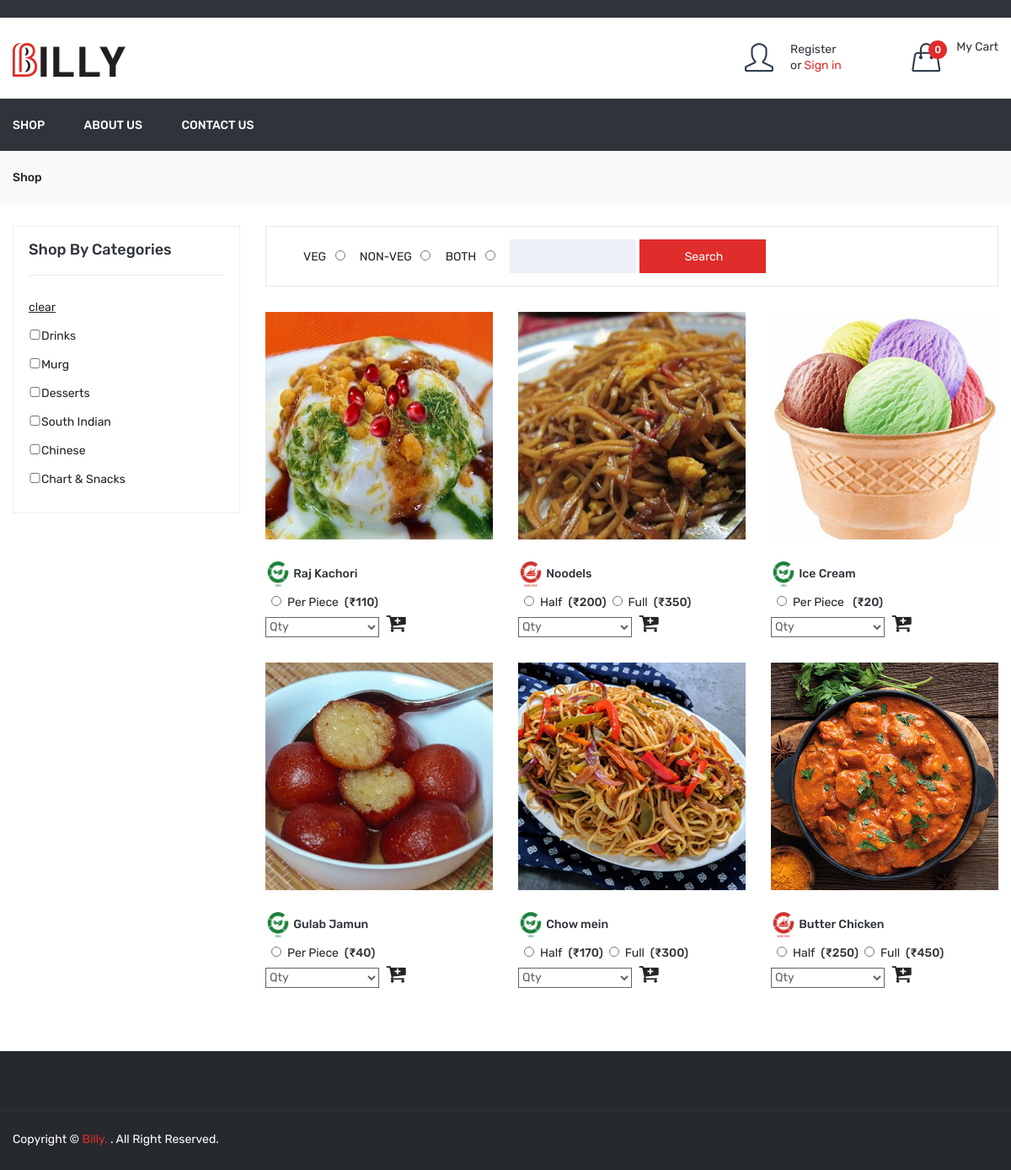
Page /shop on the committed database.
### tables this page shows
CREATE TABLE IF NOT EXISTS `dish` (
  `id` int NOT NULL AUTO_INCREMENT,
  `category_id` int NOT NULL,
  `dish` varchar(100) NOT NULL,
  `dish_detail` text NOT NULL,
  `image` varchar(100) NOT NULL,
  `type` enum('veg','non-veg') NOT NULL,
  `status` int NOT NULL,
  `added_on` datetime NOT NULL,
  PRIMARY KEY (`id`)
);

CREATE TABLE IF NOT EXISTS `dish_details` (
  `id` int NOT NULL AUTO_INCREMENT,
  `dish_id` int NOT NULL,
  `attribute` varchar(100) NOT NULL,
  `price` int NOT NULL,
  `status` int NOT NULL,
  `added_on` datetime NOT NULL,
  PRIMARY KEY (`id`)
);

CREATE TABLE IF NOT EXISTS `category` (
  `id` int NOT NULL AUTO_INCREMENT,
  `category` varchar(50) NOT NULL,
  `status` int NOT NULL,
  `added_on` datetime NOT NULL,
  PRIMARY KEY (`id`)
);

### function.inc.php (called while the page is built, shortened)
<?php
function getSetting()
{
  global $con;
  $sql = "select * from setting where id='1'";
  $res = mysqli_query($con, $sql);
  $row = mysqli_fetch_assoc($res);
  return $row;
}
?>

### shop.php (the view, shortened to what this page needs)
<?php
include("header.php");
$search_str = '';
$arrType = array("veg", "non-veg", "both");
?>
<div class="breadcrumb-area gray-bg">
    <div class="container">
        <div class="breadcrumb-content">
            <ul>
                <li><a href="<?php echo FRONT_SITE_PATH ?>shop">Shop</a></li>
            </ul>
        </div>
    </div>
</div>
<div class="shop-page-area pt-25 pb-25">
    <div class="container">
        <div class="row flex-row-reverse">
            <div class="col-lg-9">
                <div class="shop-topbar-wrapper">
                    <div class="product-sorting-wrapper">
                        <div class="product-show shorting-style">
                            <?php
                            foreach ($arrType as $list) {
                                $type_radio_selected = '';
                            ?>
                                <?php echo strtoupper($list) ?> <input type="radio" name="dish_type" <?php echo  $type_radio_selected ?> value="veg" style='width: 16px;height: 12px;margin-right: 5px;margin-left: 5px;' onclick="setFoodType('<?php echo $list ?>')" />&nbsp;&nbsp;
                            <?php } ?>
                            <input class="search_box" type="textbox" id="search" value="<?php echo $search_str ?>" />
                            <input class="search_box seahc_box_btn" type="button" class="submit btn-style" value="Search" onclick="setSearch()" />
                        </div>
                    </div>
                </div>
                <?php
                $product_sql = "select dish.*,category.category from dish,category where dish.category_id=category.id and category.status=1 and dish.status=1";
                $product_sql .= " order by dish.dish desc";
                $product_res = mysqli_query($con, $product_sql);
                $product_count = mysqli_num_rows($product_res);
                ?>
                <div class="grid-list-product-wrapper">
                    <div class="product-grid product-view pb-20">
                        <?php if ($product_count > 0) {  ?>
                            <div class="row">
                                <?php
                                while ($product_row = mysqli_fetch_assoc($product_res)) {
                                ?>
                                    <div class="product-width col-xl-4 col-lg-4 col-md-4 col-sm-6 col-12 mb-30">
                                        <div class="product-wrapper">
                                            <div class="product-img">
                                                <a target="_blank" href="<?php echo SITE_DISH_IMAGE . $product_row['image'] ?>">
                                                    <img src="<?php echo SITE_DISH_IMAGE . $product_row['image']; ?>" alt="">
                                                </a>
                                            </div>
                                            <div class="product-content">
                                                <h4>
                                                    <?php
                                                    if ($product_row['type'] == 'veg') {
                                                        echo "<img src='" . FRONT_SITE_PATH . "assets/img/icon-img/veg.png' style='height: 30px;'/>";
                                                    } else {
                                                        echo "<img src='" . FRONT_SITE_PATH . "assets/img/icon-img/non-veg.png' style='height: 30px;'/>";
                                                    }
                                                    ?>
                                                    <a href="javascript:void(0)"><?php echo $product_row['dish'];
                                                                                    getRatingByDishId($product_row['id']); ?></a>
                                                </h4>
                                                <?php
                                                $dish_attr_res = mysqli_query($con, "select * from dish_details where status='1' and dish_id='" . $product_row['id'] . "' order by price asc");
                                                ?>
                                                <div class="product-price-wrapper">
                                                    <?php
                                                    while ($dish_attr_row = mysqli_fetch_assoc($dish_attr_res)) {
                                                        if ($website_close == 0) {
                                                            echo "<input type='radio' style='width: 16px;height: 12px;margin-right: 5px;margin-left: 5px;' name='radio_" . $product_row['id'] . "' id='radio_" . $product_row['id'] . "' value='" . $dish_attr_row['id'] . "'/>";
                                                            echo $dish_attr_row['attribute'];
                                                            echo "<span>(₹" . $dish_attr_row['price'] . ")</span>";
                                                        }
                                                    }
                                                    ?>
                                                </div>
                                                <?php if ($website_close == 0) { ?>
                                                    <div class="product-price-wrapper">
                                                        <select style=" height: 24px; width: 50%; border: 1px solid #626262; margin-top: 7px;" id="qty<?php echo $product_row['id'] ?>">
                                                            <option value="0">Qty</option>
                                                        </select>
                                                        <i class="fa fa-cart-plus" aria-hidden="true" style="font-size: 25px;margin-left: 5px;cursor: pointer;" onclick="add_to_cart('<?php echo $product_row['id'] ?>','add')"></i>
                                                    </div>
                                                <?php
                                                }
                                                ?>
                                            </div>
                                        </div>
                                    </div>
                                <?php } ?>
                            </div>
                        <?php } else {
                            echo "No Dish Found";
                        }
                        ?>
                    </div>
                </div>
            </div>
            <?php
            $cat_res = mysqli_query($con, "select * from category where status=1 order by id desc");
            ?>
            <div class="col-lg-3">
                <div class="shop-sidebar-wrapper gray-bg-7 shop-sidebar-mrg">
                    <div class="shop-widget">
                        <h4 class="shop-sidebar-title">Shop By Categories</h4>
                        <div class="shop-catigory">
                            <ul id="faq" class="category_list">
                                <li><a href="<?php echo FRONT_SITE_PATH ?>shop"><u>clear</u></a></li>
                                <?php
                                while ($cat_row = mysqli_fetch_assoc($cat_res)) {
                                    $is_checked = '';
                                    echo "<li> <input $is_checked onclick=set_checkbox('" . $cat_row['id'] . "') type='checkbox' name='cat_arr[]' value='" . $cat_row['category'] . "' style=' width: 15px;height: 12px;'/>" . $cat_row['category'] . "</li>";
                                }
                                ?>
                            </ul>
                        </div>
                    </div>
                </div>
            </div>
        </div>
    </div>
</div>
<?php
include("footer.php");
?>

### rows in the picture
dish: image (picture), dish "Raj Kachori", id "Qty"
dish_details: attribute "Per Piece", price "110"
dish: image (picture), dish "Noodels", id "Qty"
dish_details: attribute "Half", price "200"
dish_details: attribute "Full", price "350"
dish: image (picture), dish "Ice Cream", id "Qty"
dish_details: attribute "Per Piece", price "20"
dish: image (picture), dish "Gulab Jamun", id "Qty"
dish_details: attribute "Per Piece", price "40"
dish: image (picture), dish "Chow mein", id "Qty"
dish_details: attribute "Half", price "170"
dish_details: attribute "Full", price "300"
dish: image (picture), dish "Butter Chicken", id "Qty"
dish_details: attribute "Half", price "250"
dish_details: attribute "Full", price "450"
category: category "Drinks"
category: category "Murg"
category: category "Desserts"
category: category "South Indian"
category: category "Chinese"
category: category "Chart & Snacks"

### other values in the picture
$totalCartDish "0"
$list "VEG"
$list "NON-VEG"
$list "BOTH"
